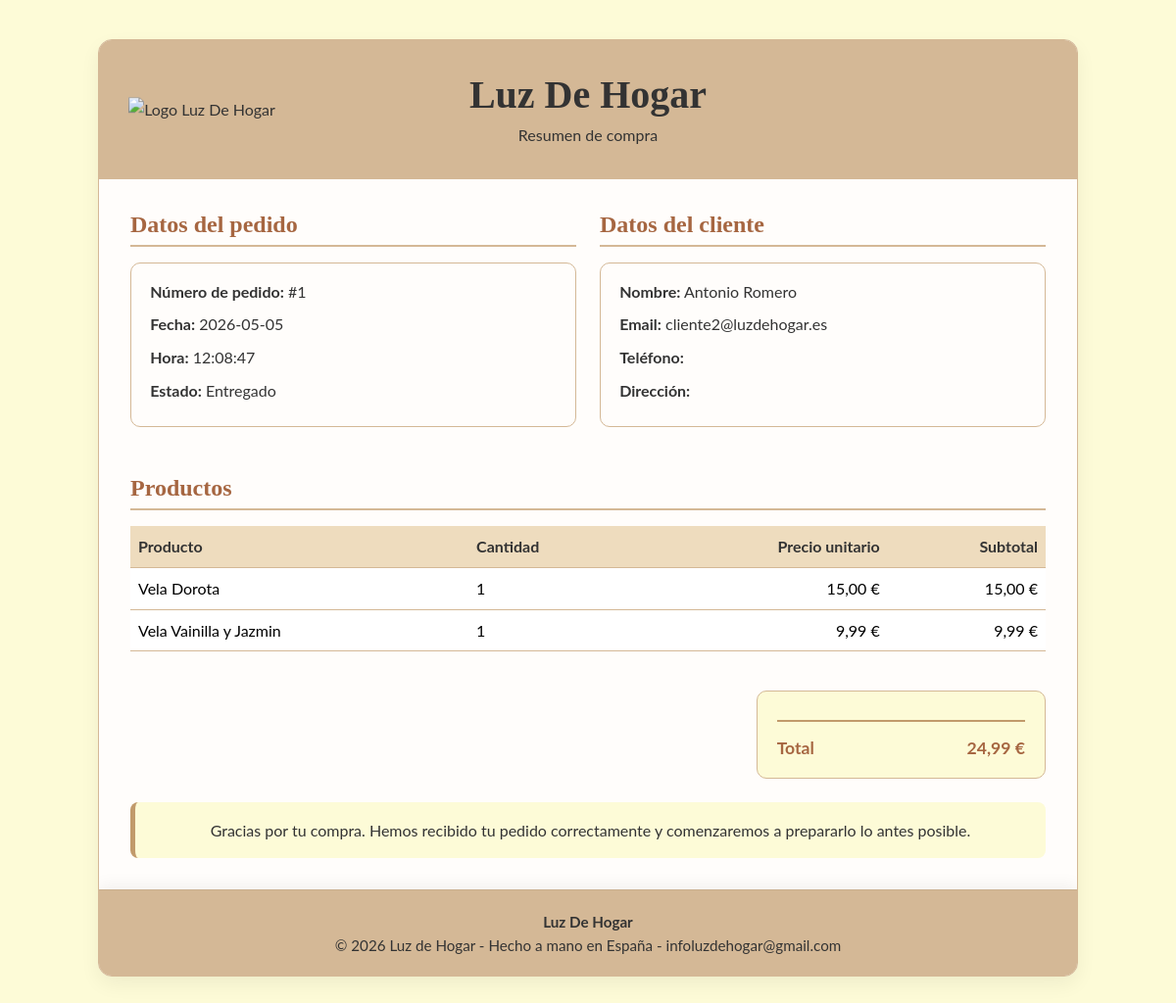
Page /pedido_resumen.php on the committed database.
### tables this page shows
CREATE TABLE `pedido` (
  `ID` int(11) NOT NULL,
  `fecha` date DEFAULT NULL,
  `Hora` time DEFAULT NULL,
  `estado` varchar(50) DEFAULT 'Pendiente',
  `total` decimal(10,2) DEFAULT NULL,
  `cliente_id` int(11) DEFAULT NULL,
  `direccion_envio_id` int(11) DEFAULT NULL,
  `direccion_envio_snapshot` varchar(255) DEFAULT NULL,
  `cliente_nombre_snapshot` varchar(200) DEFAULT NULL,
  `cliente_apellido_snapshot` varchar(200) DEFAULT NULL,
  `cliente_email_snapshot` varchar(100) DEFAULT NULL,
  `cliente_telefono_snapshot` varchar(20) DEFAULT NULL,
  `tokens_usados` int(11) NOT NULL DEFAULT 0,
  `tokens_ganados` int(11) NOT NULL DEFAULT 0
);

CREATE TABLE `cliente` (
  `ID` int(11) NOT NULL,
  `Nombre` varchar(100) DEFAULT NULL,
  `Apellido` varchar(100) DEFAULT NULL,
  `email` varchar(100) DEFAULT NULL,
  `telefono` varchar(20) DEFAULT NULL,
  `direccion` varchar(100) DEFAULT NULL,
  `contraseña` varchar(255) DEFAULT NULL,
  `tokens` int(11) NOT NULL DEFAULT 0
);

CREATE TABLE `pedido_item` (
  `ID` bigint(20) NOT NULL,
  `cantidad` int(11) DEFAULT NULL,
  `precio_unitario` decimal(10,2) DEFAULT NULL,
  `pedido_id` int(11) DEFAULT NULL,
  `producto_id` int(11) DEFAULT NULL
);

CREATE TABLE `producto` (
  `ID` int(11) NOT NULL,
  `nombre` varchar(100) DEFAULT NULL,
  `descripcion` longtext DEFAULT NULL,
  `precio` decimal(10,2) DEFAULT NULL,
  `stock` int(11) DEFAULT NULL,
  `categoria_id` int(11) DEFAULT NULL
);

### pedido_resumen.php (the view, shortened to what this page needs)
<?php
require_once("BD/conexion.php");
$pedidoId = $_GET['id'] ?? 1;
$sqlPedido = "
    SELECT
        p.ID,
        p.fecha,
        p.Hora,
        p.estado,
        p.total,
        p.direccion_envio_snapshot,
        c.Nombre,
        c.Apellido,
        c.email,
        c.telefono,
        c.direccion
    FROM PEDIDO p
    INNER JOIN CLIENTE c ON p.cliente_id = c.ID
    WHERE p.ID = :pedido_id
";
$stmtPedido = $pdo->prepare($sqlPedido);
$stmtPedido->execute(['pedido_id' => $pedidoId]);
$pedidoCompleto = $stmtPedido->fetch();
$sqlProductos = "
    SELECT
        pr.nombre,
        pi.cantidad,
        pi.precio_unitario
    FROM PEDIDO_ITEM pi
    INNER JOIN PRODUCTO pr ON pi.producto_id = pr.ID
    WHERE pi.pedido_id = :pedido_id
";
$stmtProductos = $pdo->prepare($sqlProductos);
$stmtProductos->execute(['pedido_id' => $pedidoId]);
$productos = $stmtProductos->fetchAll();
function euros($cantidad) {
    return number_format((float)$cantidad, 2, ',', '.') . ' €';
}
?>
<!DOCTYPE html>
<html lang="es">
<head>
  <link href="https://cdn.jsdelivr.net/npm/bootstrap@5.3.3/dist/css/bootstrap.min.css" rel="stylesheet">
  <link rel="stylesheet" href="styles.css">
</head>
<body>
<div class="container">
  <div class="pedido-wrapper">
    <header class="pedido-header">
      <img src="img/logo.png" alt="Logo Luz De Hogar" class="logo-pedido">
      <div class="text-center">
        <h1 class="mb-1">Luz De Hogar</h1>
        <p class="mb-0">Resumen de compra</p>
      </div>
    </header>
    <main class="pedido-body">
      <section class="mb-5">
        <div class="row g-4">
          <div class="col-12 col-md-6">
            <h2 class="seccion-titulo">Datos del pedido</h2>
            <div class="info-card">
              <p><strong>Número de pedido:</strong> #<?= htmlspecialchars($pedidoCompleto['ID']) ?></p>
              <p><strong>Fecha:</strong> <?= htmlspecialchars($pedidoCompleto['fecha']) ?></p>
              <p><strong>Hora:</strong> <?= htmlspecialchars($pedidoCompleto['Hora']) ?></p>
              <p><strong>Estado:</strong> <?= htmlspecialchars($pedidoCompleto['estado']) ?></p>
            </div>
          </div>
          <div class="col-12 col-md-6">
            <h2 class="seccion-titulo">Datos del cliente</h2>
            <div class="info-card">
              <p><strong>Nombre:</strong> <?= htmlspecialchars($pedidoCompleto['Nombre'] . ' ' . $pedidoCompleto['Apellido']) ?></p>
              <p><strong>Email:</strong> <?= htmlspecialchars($pedidoCompleto['email']) ?></p>
              <p><strong>Teléfono:</strong> <?= htmlspecialchars($pedidoCompleto['telefono'] ?? '') ?></p>
              <p><strong>Dirección:</strong> <?= htmlspecialchars($pedidoCompleto['direccion_envio_snapshot'] ?? $pedidoCompleto['direccion'] ?? '') ?></p>
            </div>
          </div>
        </div>
      </section>
      <section class="mb-4">
        <h2 class="seccion-titulo">Productos</h2>
        <div class="table-responsive">
          <table class="table table-pedido align-middle">
            <thead>
              <tr>
                <th>Producto</th>
                <th>Cantidad</th>
                <th class="text-end">Precio unitario</th>
                <th class="text-end">Subtotal</th>
              </tr>
            </thead>
            <tbody>
              <?php foreach ($productos as $producto): ?>
                <tr>
                  <td><?= htmlspecialchars($producto['nombre']) ?></td>
                  <td><?= (int)$producto['cantidad'] ?></td>
                  <td class="text-end"><?= euros($producto['precio_unitario']) ?></td>
                  <td class="text-end"><?= euros($producto['cantidad'] * $producto['precio_unitario']) ?></td>
                </tr>
              <?php endforeach; ?>
            </tbody>
          </table>
        </div>
      </section>
      <section class="mb-4">
        <div class="row justify-content-end">
          <div class="col-12 col-md-6 col-lg-4">
            <div class="resumen-total">
              <div class="fila total">
                <span>Total</span>
                <span><?= euros($pedidoCompleto['total']) ?></span>
              </div>
            </div>
          </div>
        </div>
      </section>
      <section>
        <div class="mensaje-final">
          Gracias por tu compra. Hemos recibido tu pedido correctamente y comenzaremos a prepararlo lo antes posible.
        </div>
      </section>
    </main>
    <footer class="pedido-footer">
      <strong>Luz De Hogar</strong><br>
      © 2026 Luz de Hogar - Hecho a mano en España - infoluzdehogar@gmail.com
    </footer>
  </div>
</div>
</body>
</html>

### styles.css (style rules this page uses)
:root { --color-crema: #FDFBD7; --color-tierra-claro: #D4B896; --color-tierra-medio: #C19A6B; --color-tierra-oscuro: #A66641; --color-texto: #333333; --color-borde: #D4B896; --color-blanco-roto: #FFFDFB; --color-franja-hero: #EEDCBE; }
body { background-color: var(--color-crema); color: var(--color-texto); font-family: 'Lato', sans-serif; margin: 0; line-height: 1.6; overflow-x: visible !important; }
h1, h2, h3, h4, .navbar-brand { font-family: 'Playfair Display', serif; font-weight: 700; }
footer, .footer-luz { background-color: var(--color-tierra-claro) !important; box-shadow: 0 -5px 15px rgba(0, 0, 0, 0.05); border-top: 1px solid rgba(0, 0, 0, 0.05); position: relative; z-index: 1001; }
.fila { display: flex; gap: 15px; margin-bottom: 10px; }

### pedido_resumen.php (style rules this page uses)
.pedido-wrapper { max-width: 1000px; margin: 40px auto; background-color: var(--color-blanco-roto); border: 1px solid var(--color-borde); border-radius: 14px; overflow: hidden; box-shadow: 0 8px 20px rgba(0,0,0,0.06); }
.pedido-header { position: relative; background-color: var(--color-tierra-claro); padding: 2rem; text-align: center; }
.logo-pedido { position: absolute; left: 30px; top: 50%; transform: translateY(-50%); width: 150px; height: auto; }
.pedido-body { padding: 2rem; }
.seccion-titulo { color: var(--color-tierra-oscuro); border-bottom: 2px solid var(--color-tierra-claro); padding-bottom: 0.4rem; margin-bottom: 1rem; font-size: 1.5rem; }
.info-card { background-color: #fffdfb; border: 1px solid var(--color-borde); border-radius: 10px; padding: 1rem 1.2rem; }
.info-card p { margin-bottom: 0.5rem; }
.table-pedido thead th { background-color: var(--color-franja-hero); color: var(--color-texto); border-color: var(--color-borde); }
.table-pedido td, .table-pedido th { vertical-align: middle; border-color: var(--color-borde); }
.resumen-total { background-color: var(--color-crema); border: 1px solid var(--color-borde); border-radius: 10px; padding: 1rem 1.25rem; }
.resumen-total .fila { display: flex; justify-content: space-between; margin-bottom: 0.5rem; }
.resumen-total .fila.total { border-top: 2px solid var(--color-tierra-medio); padding-top: 0.8rem; margin-top: 0.8rem; margin-bottom: 0; font-weight: 700; font-size: 1.1rem; color: var(--color-tierra-oscuro); }
.mensaje-final { background-color: var(--color-crema); border-left: 5px solid var(--color-tierra-medio); border-radius: 8px; padding: 1rem; text-align: center; }
.pedido-footer { background-color: var(--color-tierra-claro); text-align: center; padding: 1.2rem; font-size: 0.95rem; }

### rows in the picture
pedido: ID "1", fecha "2026-05-05", Hora "12:08:47", estado "Entregado", cliente.Apellido "Antonio Romero", cliente.email "cliente2@luzdehogar.es", total "24,99 €"
pedido_item: producto.nombre "Vela Dorota", cantidad "1", precio_unitario "15,00 €", euros($producto['cantidad'] * $producto['precio_unitario']) "15,00 €"
pedido_item: producto.nombre "Vela Vainilla y Jazmin", cantidad "1", precio_unitario "9,99 €", euros($producto['cantidad'] * $producto['precio_unitario']) "9,99 €"
